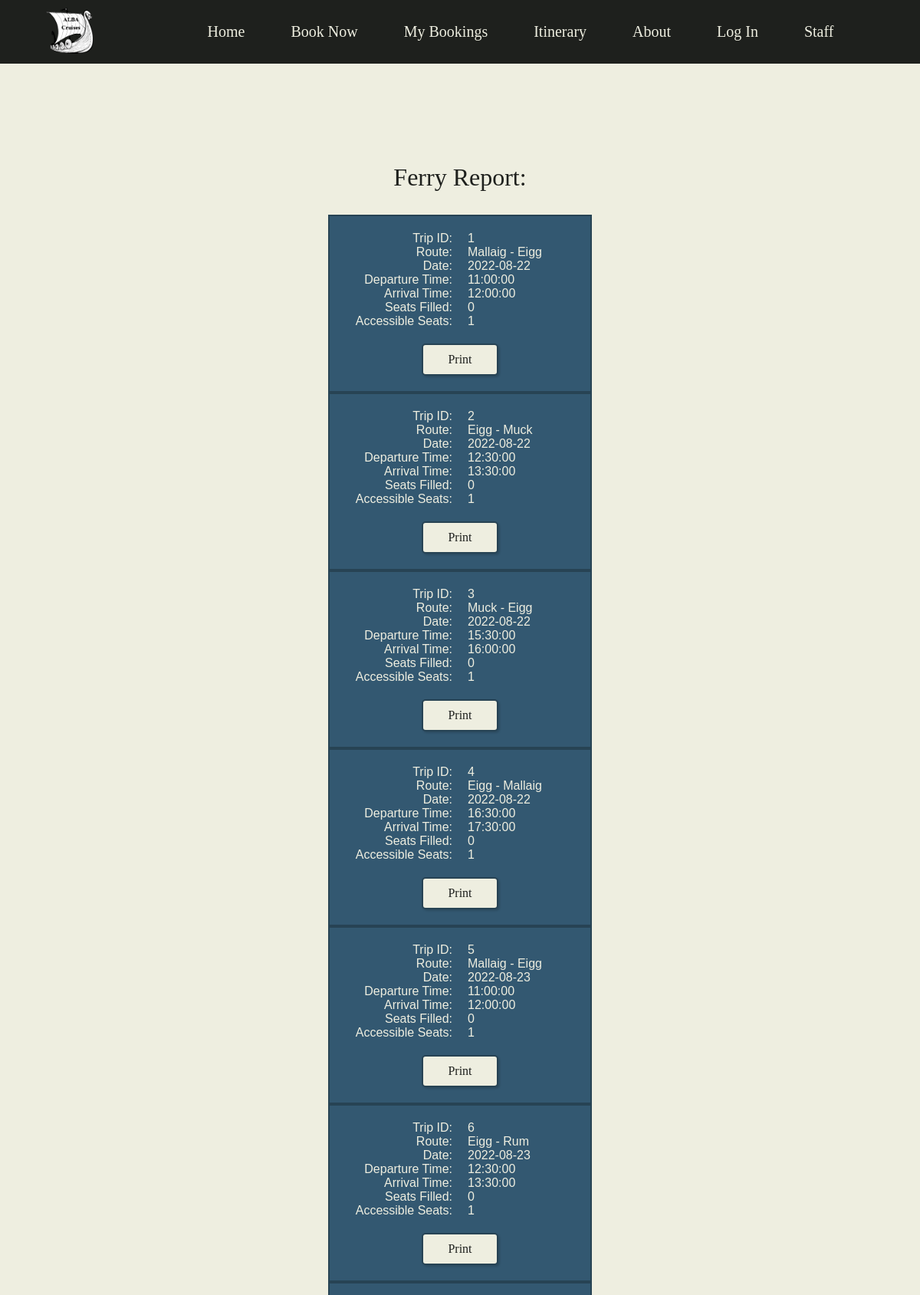
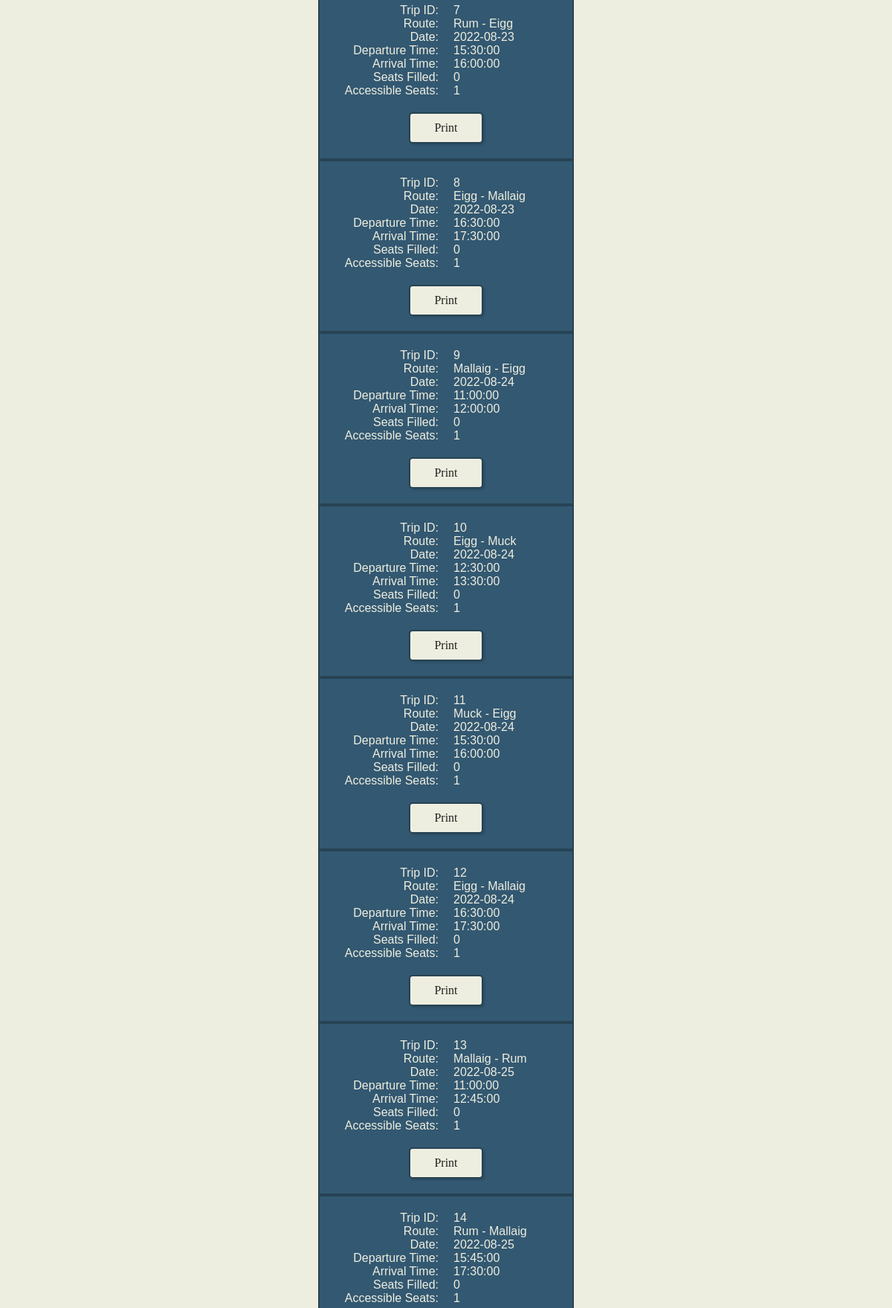
Page /pages/staff-report.php (upper part) on the committed database (2 pictures, top to bottom).
### tables this page shows
CREATE TABLE `ferry_trips` (
  `trip_ID` int(4) NOT NULL,
  `season_ID` int(4) NOT NULL,
  `depart_date` date NOT NULL,
  `depart_time` time NOT NULL,
  `arrive_time` time NOT NULL,
  `route_name` varchar(20) NOT NULL,
  `seats_filled` int(2) NOT NULL,
  `accessible_seats` tinyint(1) NOT NULL
);

### models/report-model.php (called while the page is built, shortened)
<?php
class ReportModel
{
    public function getAllBookings()
    {
        $conn = connect();
        $stmt = $conn->prepare("SELECT * FROM ferry_trips");
        $stmt->execute();
        $result = $stmt->get_result();
        $Allbookings = array();
        if ($result->num_rows > 0) {
            while ($row = $result->fetch_assoc()) {
                $nextbooking = new Report(
                    $row["trip_ID"],
                    $row["depart_date"],
                    $row["depart_time"],
                    $row["arrive_time"],
                    $row["route_name"],
                    $row["seats_filled"],
                    $row["accessible_seats"],
                );
                array_push($Allbookings, $nextbooking);
            }
        }
        return $Allbookings;
    }
}

### views/report-view.php (the view, shortened to what this page needs)
<?php
class ReportView
{
    public function __construct($trip_ID, $depart_date, $depart_time, $arrive_time, $route_name, $seats_filled, $accessible_seats)
    {
        echo '  <div class="ferry">
                    <div class="ferry-info">
                        <div class="info-title">Trip ID: </div>
                        <div class="info-variable">' . $trip_ID . '</div>
                        <div class="info-title">Route: </div>
                        <div class="info-variable">' . $route_name . '</div>
                        <div class="info-title">Date: </div>
                        <div class="info-variable">' . $depart_date . '</div>
                        <div class="info-title">Departure Time: </div>
                        <div class="info-variable">' . $depart_time . '</div>
                        <div class="info-title">Arrival Time: </div>
                        <div class="info-variable">' . $arrive_time . '</div>
                        <div class="info-title">Seats Filled: </div>
                        <div class="info-variable">' . $seats_filled . '</div>
                        <div class="info-title">Accessible Seats: </div>
                        <div class="info-variable">' . $accessible_seats . '</div>
                    </div>
                    <a href="">Print</a>
                </div>';
    }
}

### pages/staff-report.php (shortened to what this page needs)
<!DOCTYPE html>
<html lang="en">
<head>
    <link rel="stylesheet" href="/css/style.css">
    <link rel="stylesheet" href="/css/staff-report.css">
</head>
<body>
    <?php include_once($_SERVER['DOCUMENT_ROOT'] . '/pages/header.php'); ?>
    <main>
        <h1>Ferry Report:</h1>
        <?php
            include_once($_SERVER['DOCUMENT_ROOT'] . '/controllers/report-controller.php');
                $tripController = new ReportController();
                $tripController->invoke();
        ?>
    </main>
</body>
</html>

### pages/header.php (shortened to what this page needs)
<header>
    <nav>
        <a href="/index.php"><img src="/images/logo.png" alt="Logo"></a>
        <ul>
            <li><a href="/index.php">Home</a></li>
            <li><a href=<?php
            if (isset($_SESSION['user_ID'])) {
                echo '/pages/booking.php';
            } else {
                echo '/pages/login.php';
            }
            ?>>Book Now</a></li>
            <li><a href=<?php
            if (isset($_SESSION['user_ID'])) {
                echo '/pages/my-bookings.php';
            } else {
                echo '/pages/login.php';
            }
            ?>>My Bookings</a></li>
            <li><a href="/pages/itinerary.php">Itinerary</a></li>
            <li><a href="/pages/about-us.php">About</a></li>
            <?php
            if (isset($_SESSION['user_ID'])) {
                echo '<li><a href="/pages/logout.php">Log Out</a></li>';
            } else {
                echo '<li><a href="/pages/login.php">Log In</a></li>';
            }
            ?>
            <li><a href="/pages/staff-login.php">Staff</a></li>
        </ul>
    </nav>
</header>

### controllers/report-controller.php
<?php
include_once($_SERVER['DOCUMENT_ROOT'] . "/models/report-model.php");
include_once($_SERVER['DOCUMENT_ROOT'] . '/views/report-list-view.php');
class ReportController
{
    public $bookingModel;
    public function __construct()
    {
        $this->bookingModel = new ReportModel();
    }
    public function invoke()
    {
        $bookings = $this->bookingModel->getAllBookings();
        if (count($bookings) > 0) {
            $bookingList = new ReportListView($bookings);
        } else {
            echo '
            <h1 class="no-bookings">You have no bookings</h1>
            ';
        }
    }
}

### views/report-list-view.php (shortened to what this page needs)
<?php
include_once($_SERVER['DOCUMENT_ROOT'] . '/views/report-view.php');
class ReportListView
{
    public function __construct($arrayOfbookings)
    {
        echo '<section class="booking-list">';
        foreach ($arrayOfbookings as $singlebooking) {
            $newbooking = new ReportView($singlebooking->trip_ID, $singlebooking->depart_date, $singlebooking->depart_time, $singlebooking->arrive_time, $singlebooking->route_name, $singlebooking->seats_filled, $singlebooking->accessible_seats);
        }
        echo '</section>';
    }
}

### css/style.css (style rules this page uses)
* { padding: 0px; margin: 0px; list-style: none; text-decoration: none; font-family: Georgia, 'Times New Roman', Times, serif, Helvetica, Arial, sans-serif; font-weight: 500; box-sizing: border-box; color: var(--alba-black); }
:root { --alba-blue-light: #3f6d8c; --alba-blue-mid: #335871; --alba-blue-dark: #274354; --alba-white: #eeeee0; --alba-black: #1e201d; }
img, object, embed, video { max-width: 100%; }
nav { display: flex; }
nav a { color: var(--alba-white); }
h1 { margin-bottom: 30px; }
header { width: 100%; }
nav { display: block; background-color: var(--alba-black); }
nav > ul { width: 100%; }
nav img { display: flex; height: 60px; margin: auto; }
nav ul { display: flex; flex-direction: column; margin-left: auto; justify-content: center; }
nav ul li { flex: 1; padding: 10px; text-align: center; font-size: 1.25em; font-weight: bold; color: var(--alba-white); }
main { width: 100%; background-color: var(--alba-white); padding: 30px; }
@media only screen and (min-width: 1000px) { nav { display: flex; } }
@media only screen and (min-width: 1000px) { nav ul { display: flex; flex-direction: row; } }
@media only screen and (min-width: 1000px) { nav ul li { text-align: left; flex-grow: 0; flex-basis: auto; padding: 30px 30px; } }
@media only screen and (min-width: 1000px) { nav img { height: 60px; margin: 10px 60px; } }

### css/staff-report.css (style rules this page uses)
main { min-height: calc(100vh - 160px); }
h1 { margin-top: 100px; text-align: center; }
.ferry { width: fit-content; padding: 20px; margin: auto; background-color: var(--alba-blue-mid); border: 2px solid var(--alba-blue-dark); }
.ferry-info { display: grid; grid-template-columns: repeat(2, 1fr); column-gap: 20px; width: 300px; }
.ferry-info div { font: 1em sans-serif; color: var(--alba-white); }
.info-title { text-align: right; }
.ferry a { display: flex; width: 100px; padding: 10px; margin: 20px auto auto auto; justify-content: center; background-color: var(--alba-white); border: 2px solid var(--alba-blue-dark); border-radius: 5px; box-shadow: rgba(0, 0, 0, 0.15) 1.95px 1.95px 2.6px; }

### rows in the picture
ferry_trips: trip_ID "1", route_name "Mallaig - Eigg", depart_date "2022-08-22", depart_time "11:00:00", arrive_time "12:00:00", seats_filled "0", accessible_seats "1"
ferry_trips: trip_ID "2", route_name "Eigg - Muck", depart_date "2022-08-22", depart_time "12:30:00", arrive_time "13:30:00", seats_filled "0", accessible_seats "1"
ferry_trips: trip_ID "3", route_name "Muck - Eigg", depart_date "2022-08-22", depart_time "15:30:00", arrive_time "16:00:00", seats_filled "0", accessible_seats "1"
ferry_trips: trip_ID "4", route_name "Eigg - Mallaig", depart_date "2022-08-22", depart_time "16:30:00", arrive_time "17:30:00", seats_filled "0", accessible_seats "1"
ferry_trips: trip_ID "5", route_name "Mallaig - Eigg", depart_date "2022-08-23", depart_time "11:00:00", arrive_time "12:00:00", seats_filled "0", accessible_seats "1"
ferry_trips: trip_ID "6", route_name "Eigg - Rum", depart_date "2022-08-23", depart_time "12:30:00", arrive_time "13:30:00", seats_filled "0", accessible_seats "1"
ferry_trips: trip_ID "7", route_name "Rum - Eigg", depart_date "2022-08-23", depart_time "15:30:00", arrive_time "16:00:00", seats_filled "0", accessible_seats "1"
ferry_trips: trip_ID "8", route_name "Eigg - Mallaig", depart_date "2022-08-23", depart_time "16:30:00", arrive_time "17:30:00", seats_filled "0", accessible_seats "1"
ferry_trips: trip_ID "9", route_name "Mallaig - Eigg", depart_date "2022-08-24", depart_time "11:00:00", arrive_time "12:00:00", seats_filled "0", accessible_seats "1"
ferry_trips: trip_ID "10", route_name "Eigg - Muck", depart_date "2022-08-24", depart_time "12:30:00", arrive_time "13:30:00", seats_filled "0", accessible_seats "1"
ferry_trips: trip_ID "11", route_name "Muck - Eigg", depart_date "2022-08-24", depart_time "15:30:00", arrive_time "16:00:00", seats_filled "0", accessible_seats "1"
ferry_trips: trip_ID "12", route_name "Eigg - Mallaig", depart_date "2022-08-24", depart_time "16:30:00", arrive_time "17:30:00", seats_filled "0", accessible_seats "1"
ferry_trips: trip_ID "13", route_name "Mallaig - Rum", depart_date "2022-08-25", depart_time "11:00:00", arrive_time "12:45:00", seats_filled "0", accessible_seats "1"
ferry_trips: trip_ID "14", route_name "Rum - Mallaig", depart_date "2022-08-25", depart_time "15:45:00", arrive_time "17:30:00", seats_filled "0", accessible_seats "1"
